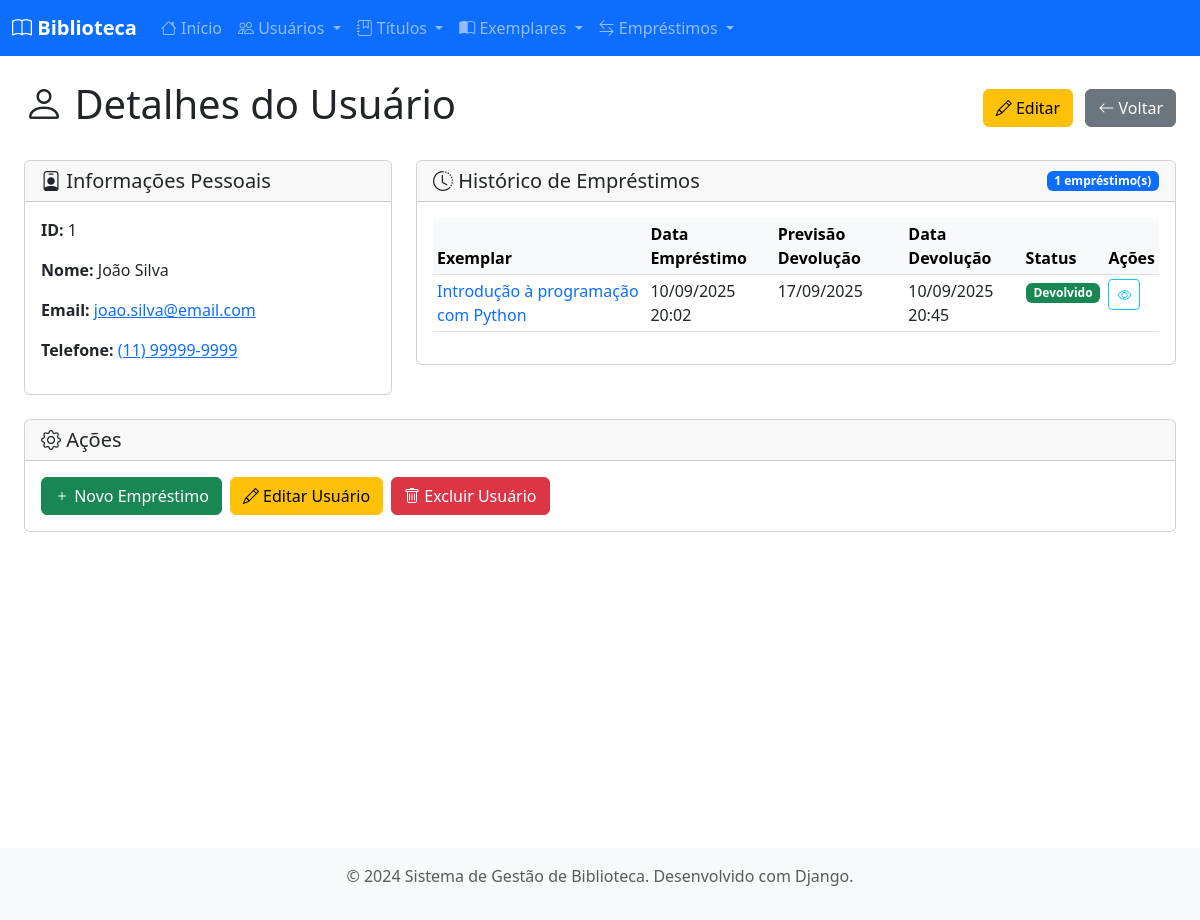
/usuarios/1/, run on the app's committed database.
### biblioteca/models.py (models this page shows, shortened)
class Usuario(models.Model):
    id_usuario = models.AutoField(primary_key=True)
    nome = models.CharField(max_length=200)
    telefone = models.CharField(max_length=20)
    email = models.EmailField(unique=True)
    senha = models.CharField(max_length=128)
    class Meta:
        verbose_name = "Usuário"
        verbose_name_plural = "Usuários"

class Emprestimo(models.Model):
    id_emprestimo = models.AutoField(primary_key=True)
    id_usuario = models.ForeignKey(Usuario, on_delete=models.CASCADE, related_name='emprestimos')
    id_exemplar = models.ForeignKey(Exemplar, on_delete=models.CASCADE, related_name='emprestimos')
    data_emprestimo = models.DateTimeField(default=timezone.now)
    previsao_devolucao = models.DateField()
    data_devolucao = models.DateTimeField(blank=True, null=True)
    class Meta:
        verbose_name = "Empréstimo"
        verbose_name_plural = "Empréstimos"

class Exemplar(models.Model):
    id_exemplar = models.AutoField(primary_key=True)
    id_titulo = models.ForeignKey(Titulo, on_delete=models.CASCADE, related_name='exemplares')
    data_aquisicao = models.DateField()
    qrcode_data = models.TextField(blank=True)
    disponivel = models.BooleanField(default=True)
    class Meta:
        verbose_name = "Exemplar"
        verbose_name_plural = "Exemplares"

class Titulo(models.Model):
    id_titulo = models.AutoField(primary_key=True)
    nome = models.CharField(max_length=300)
    autor = models.CharField(max_length=200)
    co_autor = models.CharField(max_length=200, blank=True, null=True)
    data_cadastro = models.DateTimeField(default=timezone.now)
    class Meta:
        verbose_name = "Título"
        verbose_name_plural = "Títulos"

### biblioteca/views.py (the view)
# urls.py: path('usuarios/<int:pk>/', views.usuario_detail, name='usuario_detail'),
def usuario_detail(request, pk):
    usuario = get_object_or_404(Usuario, pk=pk)
    emprestimos = usuario.emprestimos.all().order_by('-data_emprestimo')
    return render(request, 'biblioteca/usuario_detail.html', {
        'usuario': usuario,
        'emprestimos': emprestimos
    })

### biblioteca/templates/biblioteca/usuario_detail.html (shortened to what this page needs)
{% extends 'biblioteca/base.html' %}
{% block content %}
<div class="container-fluid">
    <div class="row">
        <div class="col-12">
            <div class="d-flex justify-content-between align-items-center mb-4">
                <h1>
                    <i class="bi bi-person"></i> Detalhes do Usuário
                </h1>
                <div>
                    <a href="{% url 'usuario_edit' usuario.id_usuario %}" class="btn btn-warning me-2">
                        <i class="bi bi-pencil"></i> Editar
                    </a>
                    <a href="{% url 'usuario_list' %}" class="btn btn-secondary">
                        <i class="bi bi-arrow-left"></i> Voltar
                    </a>
                </div>
            </div>
        </div>
    </div>
    <div class="row">
        <div class="col-md-4 mb-4">
            <div class="card">
                <div class="card-header">
                    <h5 class="card-title mb-0">
                        <i class="bi bi-person-badge"></i> Informações Pessoais
                    </h5>
                </div>
                <div class="card-body">
                    <div class="mb-3">
                        <strong>ID:</strong> {{ usuario.id_usuario }}
                    </div>
                    <div class="mb-3">
                        <strong>Nome:</strong> {{ usuario.nome }}
                    </div>
                    <div class="mb-3">
                        <strong>Email:</strong>
                        <a href="mailto:{{ usuario.email }}">{{ usuario.email }}</a>
                    </div>
                    <div class="mb-3">
                        <strong>Telefone:</strong>
                        <a href="tel:{{ usuario.telefone }}">{{ usuario.telefone }}</a>
                    </div>
                </div>
            </div>
        </div>
        <div class="col-md-8 mb-4">
            <div class="card">
                <div class="card-header d-flex justify-content-between align-items-center">
                    <h5 class="card-title mb-0">
                        <i class="bi bi-clock-history"></i> Histórico de Empréstimos
                    </h5>
                    <span class="badge bg-primary">{{ emprestimos.count }} empréstimo(s)</span>
                </div>
                <div class="card-body">
                    {% if emprestimos %}
                        <div class="table-responsive">
                            <table class="table table-sm">
                                <thead class="table-light">
                                    <tr>
                                        <th>Exemplar</th>
                                        <th>Data Empréstimo</th>
                                        <th>Previsão Devolução</th>
                                        <th>Data Devolução</th>
                                        <th>Status</th>
                                        <th>Ações</th>
                                    </tr>
                                </thead>
                                <tbody>
                                    {% for emprestimo in emprestimos %}
                                    <tr>
                                        <td>
                                            <a href="{% url 'exemplar_detail' emprestimo.id_exemplar.id_exemplar %}"
                                               class="text-decoration-none">
                                                {{ emprestimo.id_exemplar.id_titulo.nome }}
                                            </a>
                                        </td>
                                        <td>{{ emprestimo.data_emprestimo|date:"d/m/Y H:i" }}</td>
                                        <td>{{ emprestimo.previsao_devolucao|date:"d/m/Y" }}</td>
                                        <td>
                                            {% if emprestimo.data_devolucao %}
                                                {{ emprestimo.data_devolucao|date:"d/m/Y H:i" }}
                                            {% else %}
                                                <span class="text-muted">-</span>
                                            {% endif %}
                                        </td>
                                        <td>
                                            {% if emprestimo.data_devolucao %}
                                                <span class="badge bg-success">Devolvido</span>
                                            {% elif emprestimo.em_atraso %}
                                                <span class="badge bg-danger">Em Atraso</span>
                                            {% else %}
                                                <span class="badge bg-warning">Em Empréstimo</span>
                                            {% endif %}
                                        </td>
                                        <td>
                                            <a href="{% url 'emprestimo_detail' emprestimo.id_emprestimo %}"
                                               class="btn btn-sm btn-outline-info" title="Ver detalhes">
                                                <i class="bi bi-eye"></i>
                                            </a>
                                        </td>
                                    </tr>
                                    {% endfor %}
                                </tbody>
                            </table>
                        </div>
                    {% endif %}
                </div>
            </div>
        </div>
    </div>
    <div class="row">
        <div class="col-12">
            <div class="card">
                <div class="card-header">
                    <h5 class="card-title mb-0">
                        <i class="bi bi-gear"></i> Ações
                    </h5>
                </div>
                <div class="card-body">
                    <div class="d-flex gap-2 flex-wrap">
                        <a href="{% url 'emprestimo_create' %}" class="btn btn-success">
                            <i class="bi bi-plus"></i> Novo Empréstimo
                        </a>
                        <a href="{% url 'usuario_edit' usuario.id_usuario %}" class="btn btn-warning">
                            <i class="bi bi-pencil"></i> Editar Usuário
                        </a>
                        <a href="{% url 'usuario_delete' usuario.id_usuario %}" class="btn btn-danger">
                            <i class="bi bi-trash"></i> Excluir Usuário
                        </a>
                    </div>
                </div>
            </div>
        </div>
    </div>
</div>
{% endblock %}

### data on the page
Usuario: id_usuario "1", nome "João Silva", email "joao.silva@email.com", telefone "(11) 99999-9999"
Emprestimo: id_exemplar.id_titulo.nome "Introdução à programação com Python", data_emprestimo "10/09/2025 20:02", previsao_devolucao "17/09/2025", data_devolucao "10/09/2025 20:45", shows "Devolvido"

### other printed values
{{ emprestimos.count }} "1"
